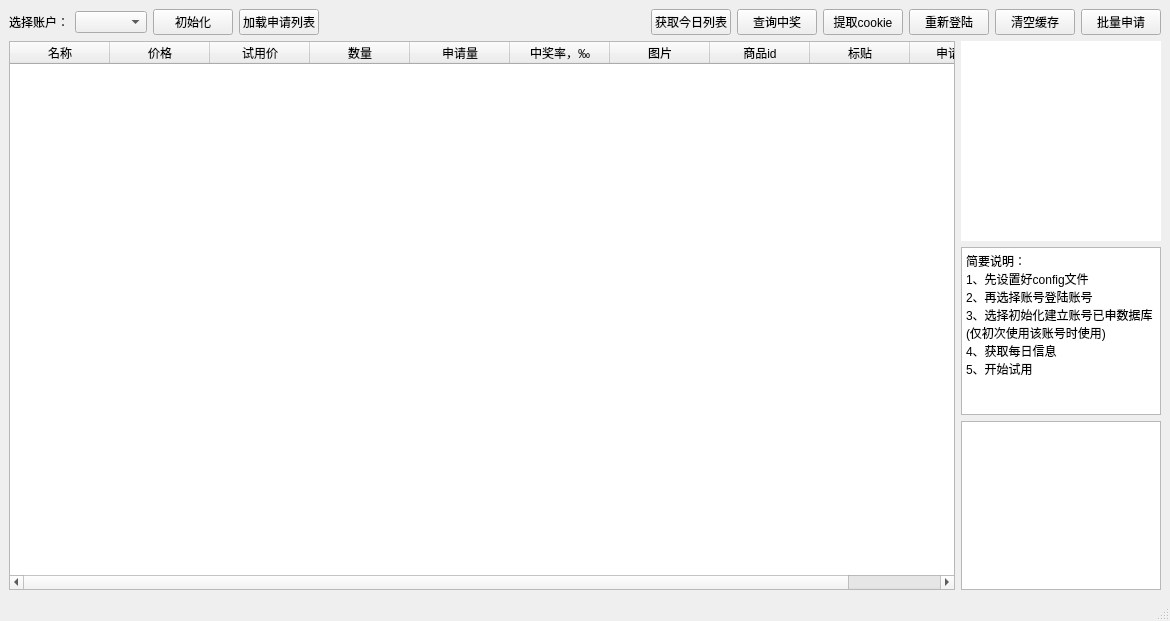
<?xml version="1.0" encoding="UTF-8"?>
<ui version="4.0">
 <class>MainWindow</class>
 <widget class="QMainWindow" name="MainWindow">
  <property name="geometry">
   <rect>
    <x>0</x>
    <y>0</y>
    <width>1170</width>
    <height>621</height>
   </rect>
  </property>
  <property name="windowTitle">
   <string>MainWindow</string>
  </property>
  <widget class="QWidget" name="centralwidget">
   <layout class="QVBoxLayout" name="verticalLayout_2">
    <item>
     <layout class="QHBoxLayout" name="horizontalLayout_2">
      <item>
       <widget class="QLabel" name="label_2">
        <property name="text">
         <string>选择账户：</string>
        </property>
       </widget>
      </item>
      <item>
       <widget class="QComboBox" name="comboBox"/>
      </item>
      <item>
       <widget class="QPushButton" name="pushButton_7">
        <property name="text">
         <string>初始化</string>
        </property>
       </widget>
      </item>
      <item>
       <widget class="QPushButton" name="pushButton_8">
        <property name="text">
         <string>加载申请列表</string>
        </property>
       </widget>
      </item>
      <item>
       <spacer name="horizontalSpacer">
        <property name="orientation">
         <enum>Qt::Horizontal</enum>
        </property>
        <property name="sizeHint" stdset="0">
         <size>
          <width>40</width>
          <height>20</height>
         </size>
        </property>
       </spacer>
      </item>
      <item>
       <widget class="QPushButton" name="pushButton">
        <property name="text">
         <string>获取今日列表</string>
        </property>
       </widget>
      </item>
      <item>
       <widget class="QPushButton" name="pushButton_2">
        <property name="text">
         <string>查询中奖</string>
        </property>
       </widget>
      </item>
      <item>
       <widget class="QPushButton" name="pushButton_3">
        <property name="text">
         <string>提取cookie</string>
        </property>
       </widget>
      </item>
      <item>
       <widget class="QPushButton" name="pushButton_6">
        <property name="text">
         <string>重新登陆</string>
        </property>
       </widget>
      </item>
      <item>
       <widget class="QPushButton" name="pushButton_5">
        <property name="text">
         <string>清空缓存</string>
        </property>
       </widget>
      </item>
      <item>
       <widget class="QPushButton" name="pushButton_4">
        <property name="text">
         <string>批量申请</string>
        </property>
       </widget>
      </item>
     </layout>
    </item>
    <item>
     <layout class="QHBoxLayout" name="horizontalLayout">
      <item>
       <widget class="QTableWidget" name="tableWidget">
        <column>
         <property name="text">
          <string>名称</string>
         </property>
        </column>
        <column>
         <property name="text">
          <string>价格</string>
         </property>
        </column>
        <column>
         <property name="text">
          <string>试用价</string>
         </property>
        </column>
        <column>
         <property name="text">
          <string>数量</string>
         </property>
        </column>
        <column>
         <property name="text">
          <string>申请量</string>
         </property>
        </column>
        <column>
         <property name="text">
          <string>中奖率，‰</string>
         </property>
        </column>
        <column>
         <property name="text">
          <string>图片</string>
         </property>
        </column>
        <column>
         <property name="text">
          <string>商品id</string>
         </property>
        </column>
        <column>
         <property name="text">
          <string>标贴</string>
         </property>
        </column>
        <column>
         <property name="text">
          <string>申请状态</string>
         </property>
        </column>
       </widget>
      </item>
      <item>
       <layout class="QVBoxLayout" name="verticalLayout">
        <item>
         <widget class="QLabel" name="label">
          <property name="sizePolicy">
           <sizepolicy hsizetype="Fixed" vsizetype="Fixed">
            <horstretch>0</horstretch>
            <verstretch>0</verstretch>
           </sizepolicy>
          </property>
          <property name="minimumSize">
           <size>
            <width>200</width>
            <height>200</height>
           </size>
          </property>
          <property name="maximumSize">
           <size>
            <width>200</width>
            <height>16777215</height>
           </size>
          </property>
          <property name="baseSize">
           <size>
            <width>0</width>
            <height>0</height>
           </size>
          </property>
          <property name="styleSheet">
           <string notr="true">background-color: rgb(255, 255, 255);</string>
          </property>
          <property name="text">
           <string/>
          </property>
         </widget>
        </item>
        <item>
         <widget class="QTextBrowser" name="textBrowser_2">
          <property name="sizePolicy">
           <sizepolicy hsizetype="Fixed" vsizetype="Fixed">
            <horstretch>0</horstretch>
            <verstretch>0</verstretch>
           </sizepolicy>
          </property>
          <property name="minimumSize">
           <size>
            <width>200</width>
            <height>100</height>
           </size>
          </property>
          <property name="baseSize">
           <size>
            <width>200</width>
            <height>100</height>
           </size>
          </property>
          <property name="toolTip">
           <string/>
          </property>
          <property name="html">
           <string>&lt;!DOCTYPE HTML PUBLIC &quot;-//W3C//DTD HTML 4.0//EN&quot; &quot;http://www.w3.org/TR/REC-html40/strict.dtd&quot;&gt;
&lt;html&gt;&lt;head&gt;&lt;meta name=&quot;qrichtext&quot; content=&quot;1&quot; /&gt;&lt;meta charset=&quot;utf-8&quot; /&gt;&lt;style type=&quot;text/css&quot;&gt;
p, li { white-space: pre-wrap; }
hr { height: 1px; border-width: 0; }
li.unchecked::marker { content: &quot;\2610&quot;; }
li.checked::marker { content: &quot;\2612&quot;; }
&lt;/style&gt;&lt;/head&gt;&lt;body style=&quot; font-family:'Microsoft YaHei UI'; font-size:9pt; font-weight:400; font-style:normal;&quot;&gt;
&lt;p style=&quot; margin-top:0px; margin-bottom:0px; margin-left:0px; margin-right:0px; -qt-block-indent:0; text-indent:0px;&quot;&gt;简要说明：&lt;/p&gt;
&lt;p style=&quot; margin-top:0px; margin-bottom:0px; margin-left:0px; margin-right:0px; -qt-block-indent:0; text-indent:0px;&quot;&gt;1、先设置好config文件&lt;/p&gt;
&lt;p style=&quot; margin-top:0px; margin-bottom:0px; margin-left:0px; margin-right:0px; -qt-block-indent:0; text-indent:0px;&quot;&gt;2、再选择账号登陆账号&lt;/p&gt;
&lt;p style=&quot; margin-top:0px; margin-bottom:0px; margin-left:0px; margin-right:0px; -qt-block-indent:0; text-indent:0px;&quot;&gt;3、选择初始化建立账号已申数据库(仅初次使用该账号时使用)&lt;/p&gt;
&lt;p style=&quot; margin-top:0px; margin-bottom:0px; margin-left:0px; margin-right:0px; -qt-block-indent:0; text-indent:0px;&quot;&gt;4、获取每日信息&lt;/p&gt;
&lt;p style=&quot; margin-top:0px; margin-bottom:0px; margin-left:0px; margin-right:0px; -qt-block-indent:0; text-indent:0px;&quot;&gt;5、开始试用&lt;/p&gt;&lt;/body&gt;&lt;/html&gt;</string>
          </property>
          <property name="placeholderText">
           <string/>
          </property>
         </widget>
        </item>
        <item>
         <widget class="QTextBrowser" name="textBrowser">
          <property name="sizePolicy">
           <sizepolicy hsizetype="Fixed" vsizetype="Expanding">
            <horstretch>0</horstretch>
            <verstretch>0</verstretch>
           </sizepolicy>
          </property>
          <property name="minimumSize">
           <size>
            <width>200</width>
            <height>0</height>
           </size>
          </property>
          <property name="maximumSize">
           <size>
            <width>200</width>
            <height>16777215</height>
           </size>
          </property>
         </widget>
        </item>
       </layout>
      </item>
     </layout>
    </item>
   </layout>
  </widget>
  <widget class="QMenuBar" name="menubar">
   <property name="geometry">
    <rect>
     <x>0</x>
     <y>0</y>
     <width>1170</width>
     <height>21</height>
    </rect>
   </property>
  </widget>
  <widget class="QStatusBar" name="statusbar"/>
 </widget>
 <resources/>
 <connections/>
</ui>
